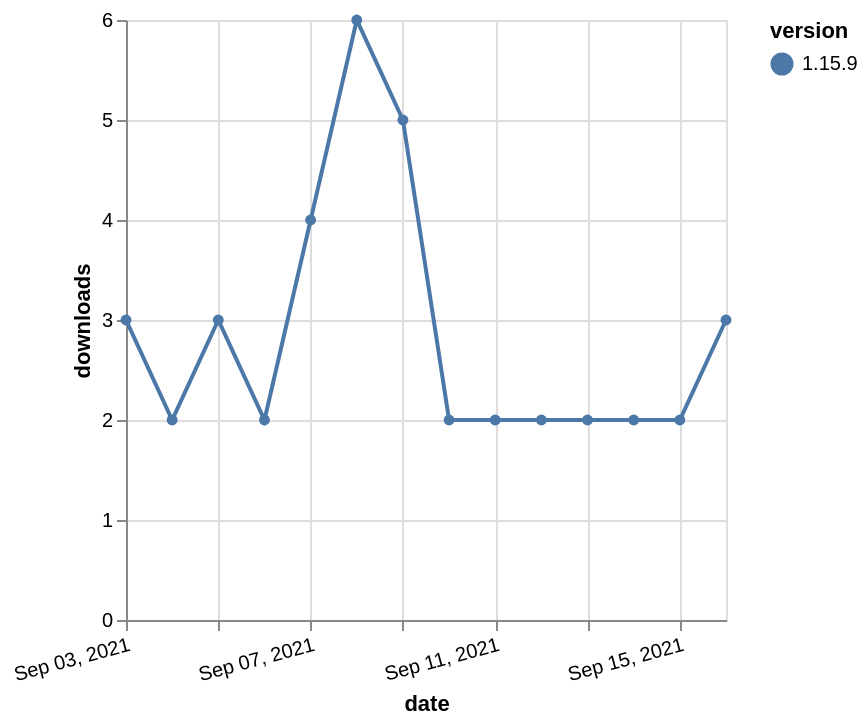

Vega-Lite specification stored for this chart:
### Vega-Lite specification from a JSON file in a GitHub repository (floating-point values rounded to 4 significant figures)
{"$schema": "https://vega.github.io/schema/vega-lite/v5.json", "description": "A simple bar chart with embedded data.", "data": {"values": [{"date": "2021-09-03", "total": 2063, "delta": 3, "version": "1.15.9"}, {"date": "2021-09-04", "total": 2065, "delta": 2, "version": "1.15.9"}, {"date": "2021-09-05", "total": 2068, "delta": 3, "version": "1.15.9"}, {"date": "2021-09-06", "total": 2070, "delta": 2, "version": "1.15.9"}, {"date": "2021-09-07", "total": 2074, "delta": 4, "version": "1.15.9"}, {"date": "2021-09-08", "total": 2080, "delta": 6, "version": "1.15.9"}, {"date": "2021-09-09", "total": 2085, "delta": 5, "version": "1.15.9"}, {"date": "2021-09-10", "total": 2087, "delta": 2, "version": "1.15.9"}, {"date": "2021-09-11", "total": 2089, "delta": 2, "version": "1.15.9"}, {"date": "2021-09-12", "total": 2091, "delta": 2, "version": "1.15.9"}, {"date": "2021-09-13", "total": 2093, "delta": 2, "version": "1.15.9"}, {"date": "2021-09-14", "total": 2095, "delta": 2, "version": "1.15.9"}, {"date": "2021-09-15", "total": 2097, "delta": 2, "version": "1.15.9"}, {"date": "2021-09-16", "total": 2100, "delta": 3, "version": "1.15.9"}]}, "width": "container", "mark": {"type": "line", "point": {"filled": true}}, "encoding": {"x": {"field": "date", "type": "temporal", "timeUnit": "yearmonthdate", "title": "date", "axis": {"labelAngle": -15}}, "y": {"field": "delta", "type": "quantitative", "title": "downloads"}, "color": {"field": "version", "type": "nominal"}, "tooltip": {"field": "delta"}}}
